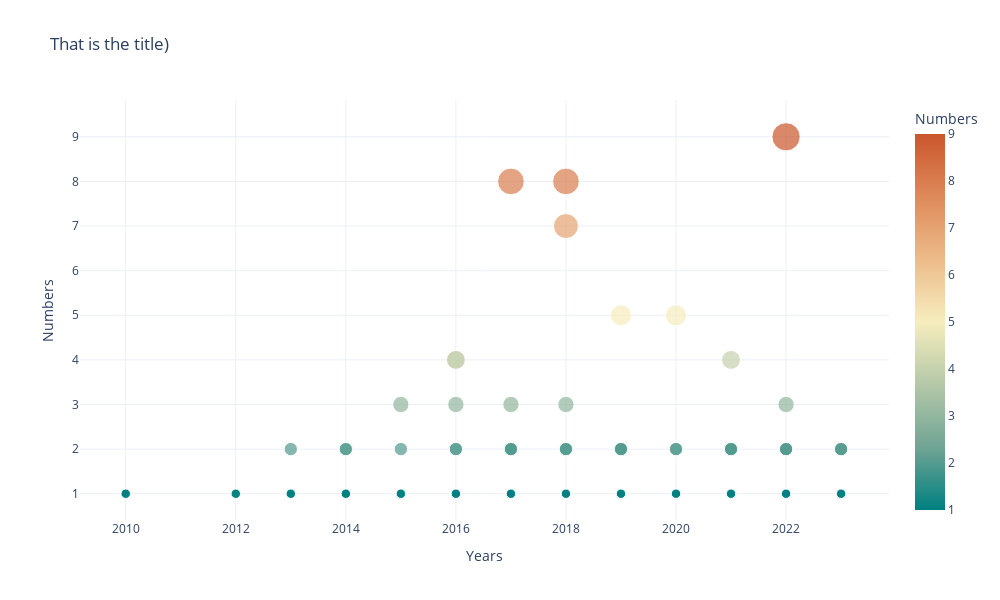

Notebook cell for this chart:
### Markdown cell above
marker_symbol 参数可以设置不同的标记形状,主要有以下几种:

'circle' - 默认的圆形标记
'square' - 正方形标记
'diamond' - 菱形标记
'cross' - 十字标记
'x' - X形标记
'triangle-up' - 向上三角形标记
'triangle-down' - 向下三角形标记
'triangle-left' - 左向三角形标记
'triangle-right' - 右向三角形标记
'pentagon' - 五边形标记
'hexagon' - 六边形标记
'hexagon2' - 六边形标记的另一种样式
'octagon' - 八边形标记
'star' - 星形标记
'line' - 线条标记
'dash' - 短线条标记
'dot' - 圆点标记
'circle-open' - 空心圆标记
'circle-dot' - 圆环点标记
'square-open' - 空心方块标记
'square-dot' - 带圆点的方块标记

### Code cell
import plotly.express as px
import pandas as pd

df = pd.read_csv('Mt_keywords_counts_year.csv')

fig = px.scatter(df, 
                 x='Year', 
                 y='Count', 
                 size='Count',
                 color='Count',
                 hover_name='Keyword',  # 使用关键词作为悬浮名称
                 hover_data=['Year', 'Count'],  
                 size_max=20,
                 title='That is the title)',
                 labels={"Count": "Numbers", "Year": "Years"},
                 color_continuous_scale="Geyser",
                )

fig.update_layout(
    template="plotly_white",
    width=1000,
    height=600,
)

fig.show()

### Figure 1 — Plotly figure (JSON) as saved in the notebook; plotly's stock layout.template omitted (floating-point values rounded to 4 significant figures; data arrays with more than 128 entries replaced by an {"elided": "..."} marker saying what was removed)
{"data": [{"hovertemplate": "<b>%{hovertext}</b><br><br>Years=%{x}<br>Numbers=%{marker.color}<extra></extra>", "hovertext": {"elided": "650 str values"}, "legendgroup": "", "marker": {"color": {"elided": "650 int values"}, "coloraxis": "coloraxis", "size": {"elided": "650 int values"}, "sizemode": "area", "sizeref": 0.0225, "symbol": "circle"}, "mode": "markers", "name": "", "orientation": "v", "showlegend": false, "type": "scatter", "x": {"elided": "650 int values"}, "xaxis": "x", "y": {"elided": "650 int values"}, "yaxis": "y"}], "layout": {"coloraxis": {"colorbar": {"title": {"text": "Numbers"}}, "colorscale": [[0, "rgb(0, 128, 128)"], [0.1667, "rgb(112, 164, 148)"], [0.3333, "rgb(180, 200, 168)"], [0.5, "rgb(246, 237, 189)"], [0.6667, "rgb(237, 187, 138)"], [0.8333, "rgb(222, 138, 90)"], [1, "rgb(202, 86, 44)"]]}, "height": 600, "legend": {"itemsizing": "constant", "tracegroupgap": 0}, "title": {"text": "That is the title)"}, "width": 1000, "xaxis": {"anchor": "y", "domain": [0, 1], "title": {"text": "Years"}}, "yaxis": {"anchor": "x", "domain": [0, 1], "title": {"text": "Numbers"}}}}
